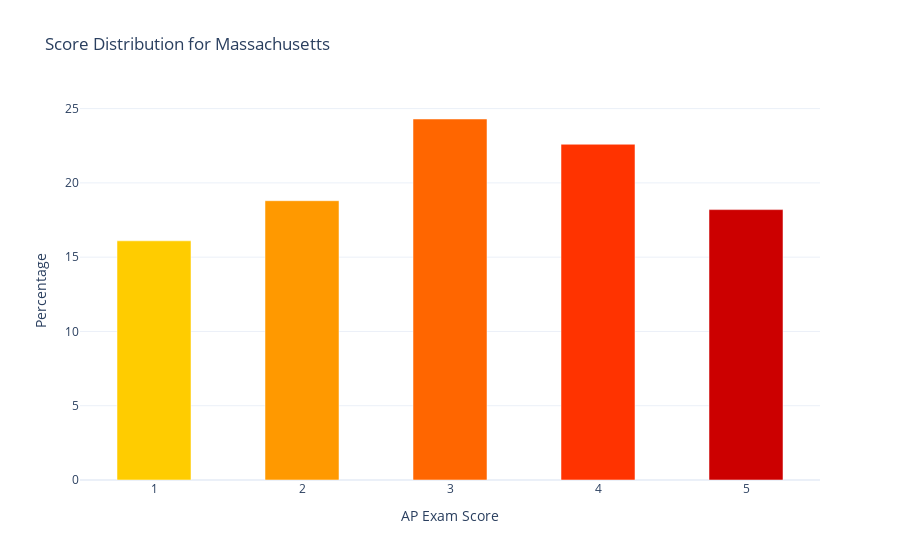
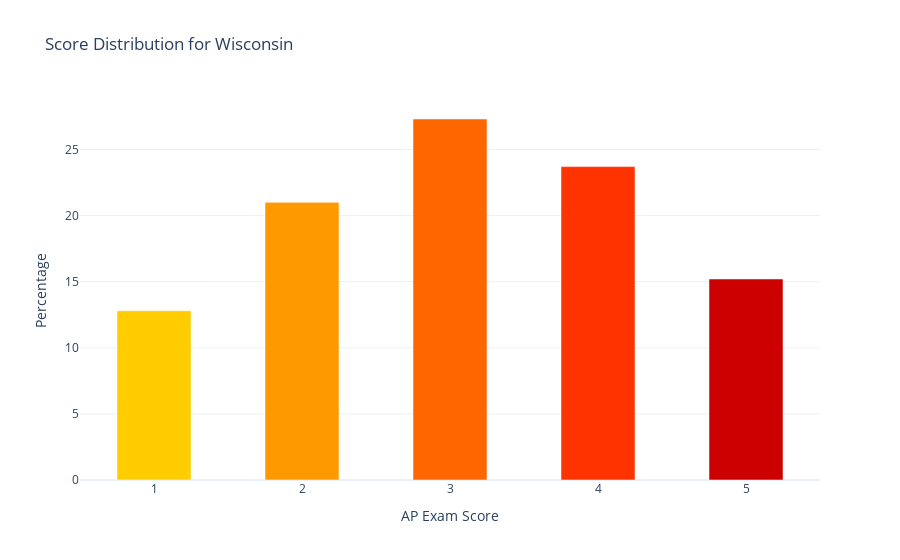
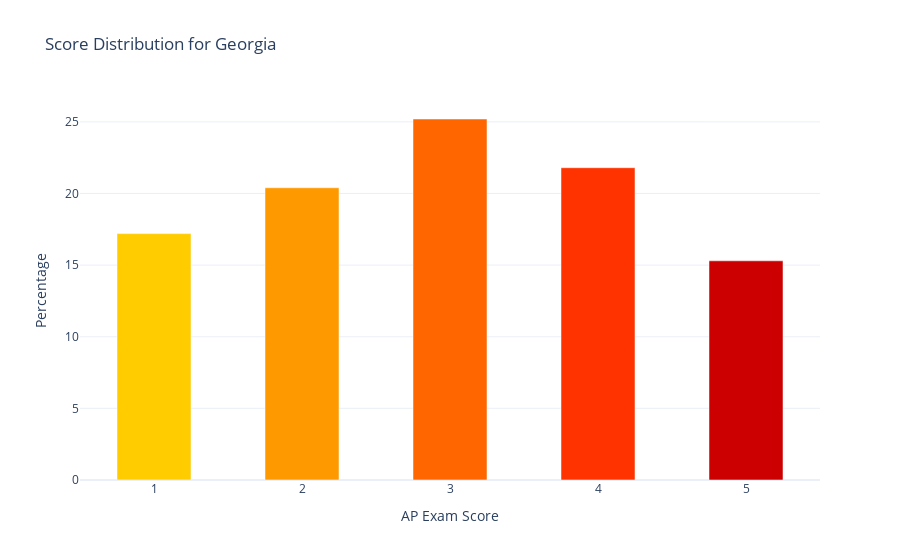
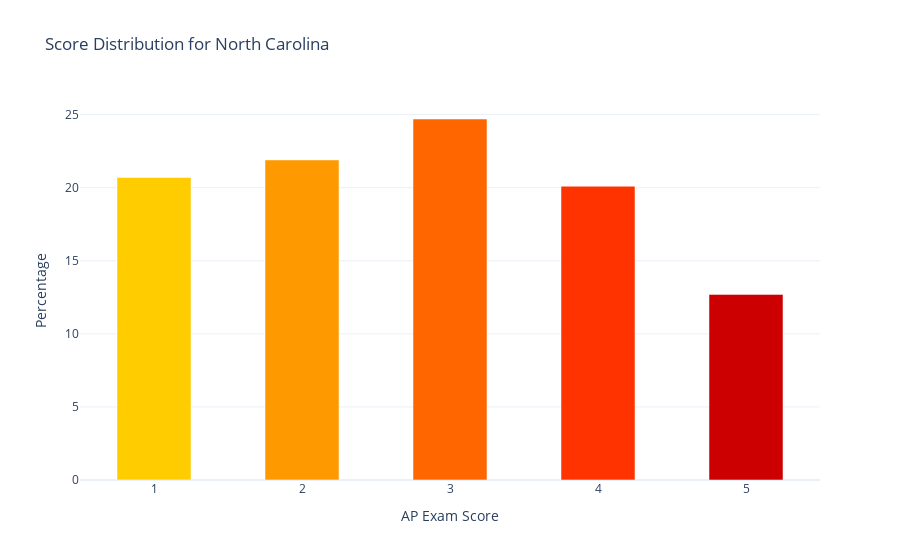

Here is the notebook cell these charts were saved with, in order:
### Code cell
states_of_interest = ['MA', 'WI', 'GA', 'NC']

for stabbr in states_of_interest:
    produce_distribution(stabbr)

### Figure 1 — Plotly figure (JSON) as saved in the notebook; plotly's stock layout.template omitted (floating-point values rounded to 4 significant figures)
{"data": [{"hovertemplate": "<b>Score %{x}</b><br><b>Percentage:</b> %{y}%<extra></extra>", "marker": {"color": ["#FFCC00", "#FF9900", "#FF6600", "#FF3300", "#CC0000"]}, "showlegend": false, "type": "bar", "width": 0.5, "x": [1, 2, 3, 4, 5], "y": [16.1, 18.8, 24.3, 22.6, 18.2, 65.13]}], "layout": {"barmode": "overlay", "title": {"text": "Score Distribution for Massachusetts"}, "xaxis": {"title": {"text": "AP Exam Score"}}, "yaxis": {"title": {"text": "Percentage"}}}}

### Figure 2 — Plotly figure (JSON) as saved in the notebook; plotly's stock layout.template omitted (floating-point values rounded to 4 significant figures)
{"data": [{"hovertemplate": "<b>Score %{x}</b><br><b>Percentage:</b> %{y}%<extra></extra>", "marker": {"color": ["#FFCC00", "#FF9900", "#FF6600", "#FF3300", "#CC0000"]}, "showlegend": false, "type": "bar", "width": 0.5, "x": [1, 2, 3, 4, 5], "y": [12.8, 21, 27.3, 23.7, 15.2, 66.2]}], "layout": {"barmode": "overlay", "title": {"text": "Score Distribution for Wisconsin"}, "xaxis": {"title": {"text": "AP Exam Score"}}, "yaxis": {"title": {"text": "Percentage"}}}}

### Figure 3 — Plotly figure (JSON) as saved in the notebook; plotly's stock layout.template omitted (floating-point values rounded to 4 significant figures)
{"data": [{"hovertemplate": "<b>Score %{x}</b><br><b>Percentage:</b> %{y}%<extra></extra>", "marker": {"color": ["#FFCC00", "#FF9900", "#FF6600", "#FF3300", "#CC0000"]}, "showlegend": false, "type": "bar", "width": 0.5, "x": [1, 2, 3, 4, 5], "y": [17.2, 20.4, 25.2, 21.8, 15.3, 62.39]}], "layout": {"barmode": "overlay", "title": {"text": "Score Distribution for Georgia"}, "xaxis": {"title": {"text": "AP Exam Score"}}, "yaxis": {"title": {"text": "Percentage"}}}}

### Figure 4 — Plotly figure (JSON) as saved in the notebook; plotly's stock layout.template omitted (floating-point values rounded to 4 significant figures)
{"data": [{"hovertemplate": "<b>Score %{x}</b><br><b>Percentage:</b> %{y}%<extra></extra>", "marker": {"color": ["#FFCC00", "#FF9900", "#FF6600", "#FF3300", "#CC0000"]}, "showlegend": false, "type": "bar", "width": 0.5, "x": [1, 2, 3, 4, 5], "y": [20.7, 21.9, 24.7, 20.1, 12.7, 57.44]}], "layout": {"barmode": "overlay", "title": {"text": "Score Distribution for North Carolina"}, "xaxis": {"title": {"text": "AP Exam Score"}}, "yaxis": {"title": {"text": "Percentage"}}}}
